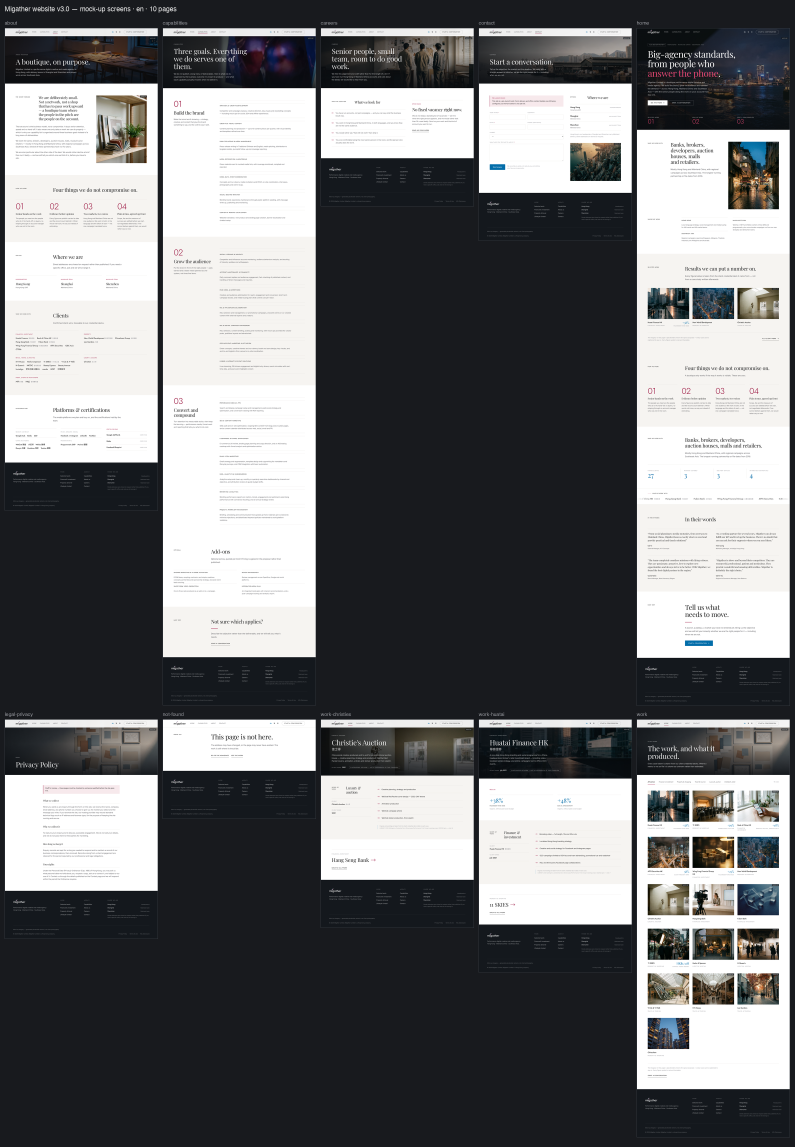
#> input picture docs/review-set/sheet-en.png, 2384 x 3440 px (shown at 1/3 size); its folder holds only this picture in this run
$ python contact-sheet.py --source ../docs/review-set
#> lines starting #> are read from the running program, lines starting #| are printed output that depends on the picture
#!/usr/bin/env python3
"""
Contact sheet of the captured mock-up screens.

One thumbnail per page, scaled to a common width and tiled, so a whole
locale can be reviewed in a single look before any individual page is
opened. Page numbers are printed on each tile in reading order.

Run:  python3 tools/contact-sheet.py [--locale en] [--columns 5]
"""
from __future__ import annotations

import argparse
from pathlib import Path

from PIL import Image, ImageDraw, ImageFont

ROOT = Path(__file__).resolve().parents[1]
MOCKUPS = ROOT / "docs" / "mockups"

TILE_W = 460
LABEL_H = 26
PAD = 14
BG = (24, 26, 30)
INK = (238, 238, 238)
DIM = (150, 152, 158)


def load_font(size: int):
#> called with size = 20
    for candidate in (
        "/System/Library/Fonts/Helvetica.ttc",
        "/System/Library/Fonts/Supplemental/Arial.ttf",
    ):
        try:
            return ImageFont.truetype(candidate, size)
        except OSError:
            continue
    return ImageFont.load_default()


def main() -> int:
    parser = argparse.ArgumentParser()
    parser.add_argument("--locale", default="en")
    parser.add_argument("--columns", type=int, default=5)
    parser.add_argument("--source", default=None, help="folder of screens (default docs/mockups/<locale>)")
    parser.add_argument("--out", default=None, help="output folder (default docs/mockups)")
    args = parser.parse_args()

    src = Path(args.source) if args.source else MOCKUPS / args.locale
    out_dir = Path(args.out) if args.out else MOCKUPS
    files = sorted(src.glob("*.png"))
    if not files:
        print(f"no screens in {src}")
        return 1

    title_font = load_font(20)
    label_font = load_font(15)

    tiles = []
    for path in files:
        with Image.open(path) as img:
#> img is the input picture: PIL image 2384x3440 RGB; mean R, G, B 112.2, 113.1, 114.8
            img = img.convert("RGB")
            ratio = TILE_W / img.width
#> ratio = 0.193
            thumb = img.resize((TILE_W, max(1, round(img.height * ratio))), Image.LANCZOS)
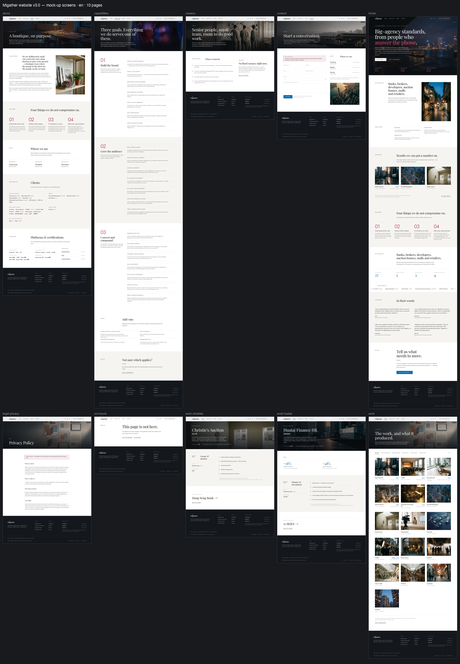
#> thumb: PIL image 460x664 RGB; mean R, G, B 112, 112.9, 114.6
        tiles.append((path.stem, thumb))

    cols = args.columns
    rows = (len(tiles) + cols - 1) // cols
#> rows = 1

    row_heights = []
    for r in range(rows):
        row = tiles[r * cols : (r + 1) * cols]
        row_heights.append(max(t.height for _, t in row) + LABEL_H)
#> after the loop, row_heights = [690]

    header = 58
    width = PAD + cols * (TILE_W + PAD)
    height = header + PAD + sum(h + PAD for h in row_heights)
#> height = 776

    sheet = Image.new("RGB", (width, height), BG)
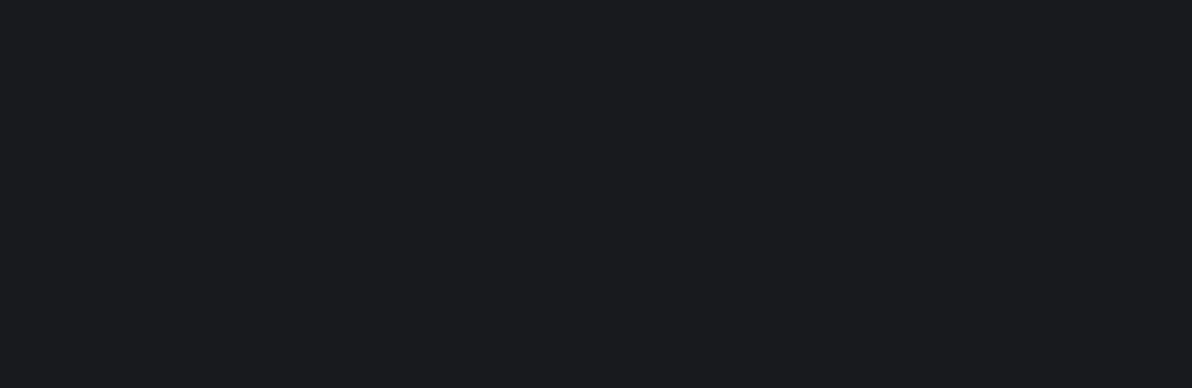
#> sheet: PIL image 2384x776 RGB (shown at 1/2 size); mean R, G, B 24, 26, 30
    draw = ImageDraw.Draw(sheet)
    draw.text(
        (PAD, 18),
        f"Migather website v3.0 — mock-up screens · {args.locale} · {len(tiles)} pages",
        font=title_font,
        fill=INK,
    )

    y = header
    for r in range(rows):
        x = PAD
        for name, thumb in tiles[r * cols : (r + 1) * cols]:
            draw.text((x, y + 4), name, font=label_font, fill=DIM)
            sheet.paste(thumb, (x, y + LABEL_H))
            draw.rectangle(
                [x, y + LABEL_H, x + thumb.width - 1, y + LABEL_H + thumb.height - 1],
                outline=(58, 62, 68),
            )
            x += TILE_W + PAD
        y += row_heights[r] + PAD
#> this loop made 1 pass
#> y on pass 1: 762
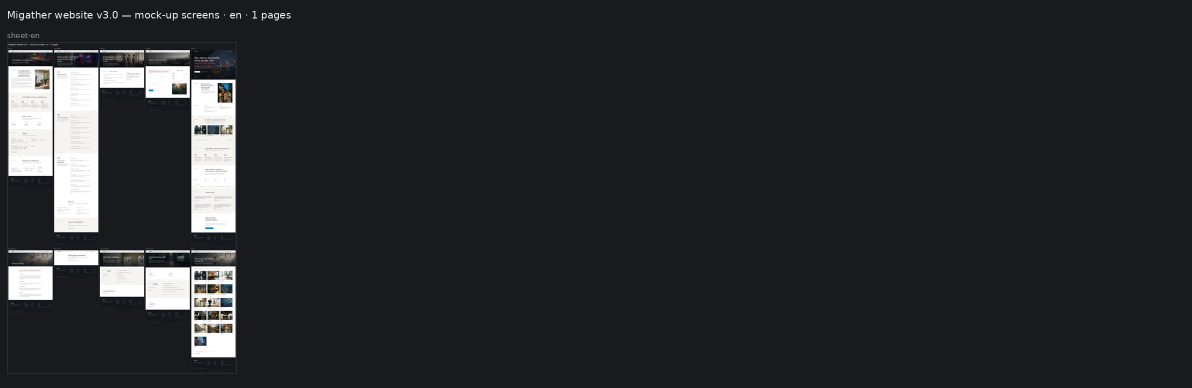
#> sheet: PIL image 2384x776 RGB (shown at 1/2 size); mean R, G, B 38.8, 40.6, 44.3
#> after the loop, y = 762

    dest = out_dir / f"sheet-{args.locale}.png"
    sheet.save(dest)
    print(f"{dest}  ({width}x{height})")
#| docs/mockups/sheet-en.png  (2384x776)
    return 0


if __name__ == "__main__":
    raise SystemExit(main())
#> (the program exits here)
